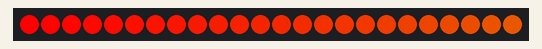
Simulated run of this sketch. Board: Arduino Uno, built with avr-gcc and run on an emulated ATmega328P. Shown: 24 RGB LEDs in strip order, left to right. Dim RGB values are drawn brighter than linear; the strip is taken to match the declared colour order.

Above: at 0.01 s.
At 1.78 s:
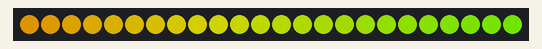
At 3.55 s:
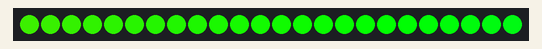
At 7.1 s:
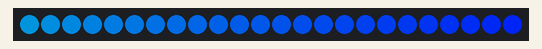
At 10.64 s:
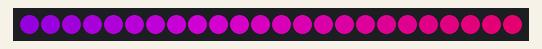
At 14.29 s:
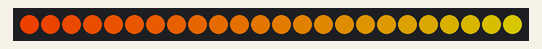

Measured:
- by itself, everything shown: repeats every 13.3 s, in 256 steps

The sketch:

RGBLightsTest.ino
```cpp
#include <Adafruit_NeoPixel.h>
#define PIN 6

Adafruit_NeoPixel strip = Adafruit_NeoPixel(24, PIN, NEO_RGB + NEO_KHZ400);

void setup() {
  // put your setup code here, to run once:
  strip.begin();
  strip.show();
}

void loop() {
  // put your main code here, to run repeatedly:
  rainbow(50);
}

uint32_t Wheel(byte WheelPos) {
  WheelPos = 255 - WheelPos;
  if(WheelPos < 85) {
   return strip.Color(255 - WheelPos * 3, 0, WheelPos * 3);
  } else if(WheelPos < 170) {
    WheelPos -= 85;
   return strip.Color(0, WheelPos * 3, 255 - WheelPos * 3);
  } else {
   WheelPos -= 170;
   return strip.Color(WheelPos * 3, 255 - WheelPos * 3, 0);
  }
}

void rainbow(uint8_t wait) {
  uint16_t i, j;

  for(j=0; j<256; j++) {
    for(i=0; i<strip.numPixels(); i++) {
      strip.setPixelColor(i, Wheel((i+j) & 255));
    }

    strip.show();
    delay(wait);
  }
}
```
